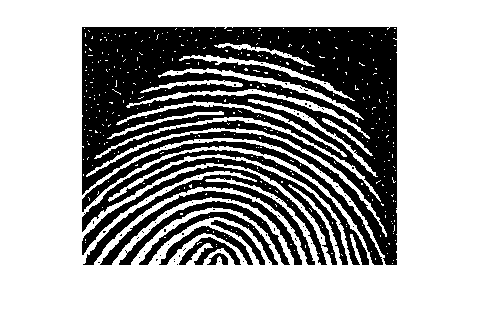
#> input picture blog43-morphology/test02.png, 478 x 320 px
$ python blog43_02_dilate.py
#> lines starting #> are read from the running program, lines starting #| are printed output that depends on the picture; after the words box and inside, x2 and y2 are one past the last pixel; in counts of white or black regions, pixels touching at a corner belong together
#encoding:utf-8
#By:Eastmount CSDN 2021-07-30
import cv2
import numpy as np

#读取图片
src = cv2.imread('test02.png', cv2.IMREAD_UNCHANGED)
#> src is the input picture: shape (320, 478, 3); 65% white; 89 black regions (78 under 20 px), largest, box (x1, y1, x2, y2) and area: (82, 27, 397, 265) 35735, (82, 150, 369, 265) 4710, (82, 166, 327, 265) 4229

#设置卷积核
kernel = np.ones((5,5), np.uint8)

#图像膨胀处理
erosion = cv2.dilate(src, kernel)
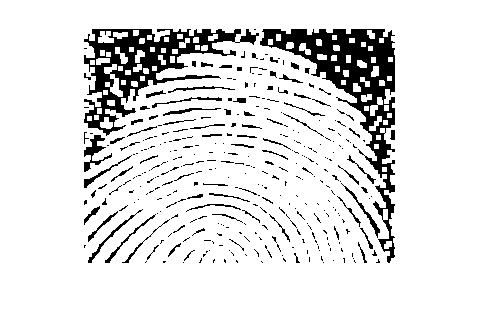
#> erosion: shape (320, 478, 3); 88.4% white; 343 black regions (267 under 20 px), largest, box (x1, y1, x2, y2) and area: (260, 29, 395, 263) 6806, (84, 29, 259, 136) 5440, (84, 135, 112, 172) 341

#显示图像
cv2.imshow("src", src)
cv2.imshow("result", erosion)

#等待显示
cv2.waitKey(0)
cv2.destroyAllWindows()

$ run again, with blog43-morphology/test01.png copied over blog43-morphology/test02.png
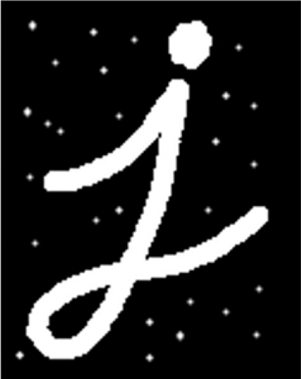
#> input picture blog43-morphology/test01.png, 301 x 379 px
#> src is the input picture: shape (379, 301, 4); mean B, G, R, A 39.8, 39.8, 39.8, 255
#> `erosion = cv2.dilate(src, kernel)`:
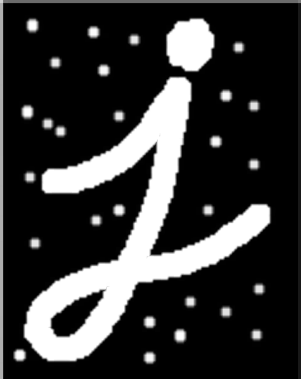
#> erosion: shape (379, 301, 4); mean B, G, R, A 54.3, 54.3, 54.3, 255
